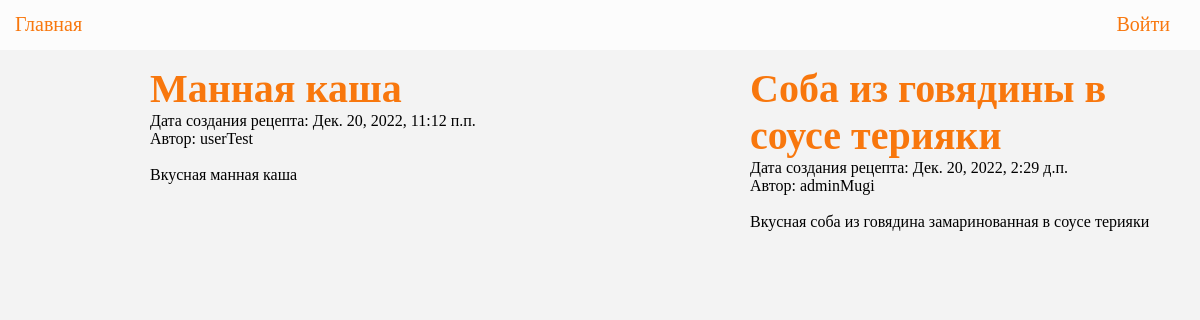
The page / on the database its author committed.
### mainCookHelper/models.py (models this page shows, shortened)
class Recepts(models.Model):
    author = models.ForeignKey(settings.AUTH_USER_MODEL, on_delete=models.CASCADE, verbose_name="Автор")
    title = models.CharField(max_length=225, verbose_name="Название")
    annotation = models.TextField(verbose_name="Описание")
    ingredients = models.TextField(verbose_name="Игредиенты")
    text = models.TextField(verbose_name="Приготовление")
    created_date = models.DateTimeField(default=timezone.now)
    published_date = models.DateTimeField(blank=True, null=True)

### mainCookHelper/views.py (the view)
# urls.py: path('', views.index, name='index'),
def index(request):
    posts = Recepts.objects.filter(published_date__lte=timezone.now()).order_by('-published_date')
    return render(request, 'mainCookHelper/index.html', {'posts': posts})

### mainCookHelper/templates/mainCookHelper/index.html
{% extends 'mainCookHelper/base.html' %}
{% block content %}
<div class="wrapper">
    {% for post in posts %}
        <div class="posts">
            <h1><a href="{% url 'recept_detail' pk=post.pk %}">{{ post.title }}</a></h1>
            <p>Дата создания рецепта: {{ post.published_date }}</p>
            <p>Автор: {{post.author}}</p>
            <br>
            <p>{{ post.annotation|linebreaksbr }}</p>
        </div>
    {% endfor %}
</div>
{% endblock %}

### mainCookHelper/templates/mainCookHelper/base.html (shortened to what this page needs)
{% load static %}
<!DOCTYPE html>
<html lang="ru">
<head>
    <link rel="stylesheet" href="{% static 'css/main.css' %}">
</head>
<body>
    <div class="menu">
        <ul>
            <li><a href="{% url 'index' %}">Главная</a></li>
            {% if user.is_authenticated %}
                <li><a href="{% url 'recept_new' %}">Создать рецепт</a></li>
                <li class="li_right"><a href="{% url 'logout' %}">Выход</a></li>
            {%else%}
                <li class="li_right"><a href="{% url 'login'%}">Войти</a></li>
            {%endif%}
        </ul>
    </div>
    {% block content %}
    {% endblock %}
</body>
</html>

### mainCookHelper/static/css/main.css (style rules this page uses)
* { margin:0; padding:0; }
body { background-color: #f3f3f3; }
a { color: #f8770d; text-decoration: none; }
.menu { background-color: #fcfcfc; width: 100%; height: 50px; font-size: 20px; }
.menu ul { list-style: none; margin: 0; margin-left: 15px; padding-left: 0; }
li { display:inline-block; padding-right: 15px; padding-top: 13px; }
.li_right { float: right; margin-right: 15px; }
h1 { font-size: 40px; }
.posts { margin-top: 15px; margin-left: 25%; }
.wrapper { display: grid; grid-template-columns: repeat(2, 1fr); grid-template-rows: repeat(2, 150px); }

### rows shown on the page
Recepts: title "Манная каша", published_date "Дек. 20, 2022, 11:12 п.п.", author "userTest", annotation "Вкусная манная каша"
Recepts: title "Соба из говядины в соусе терияки", published_date "Дек. 20, 2022, 2:29 д.п.", author "adminMugi", annotation "Вкусная соба из говядина замаринованная в соусе терияки"
